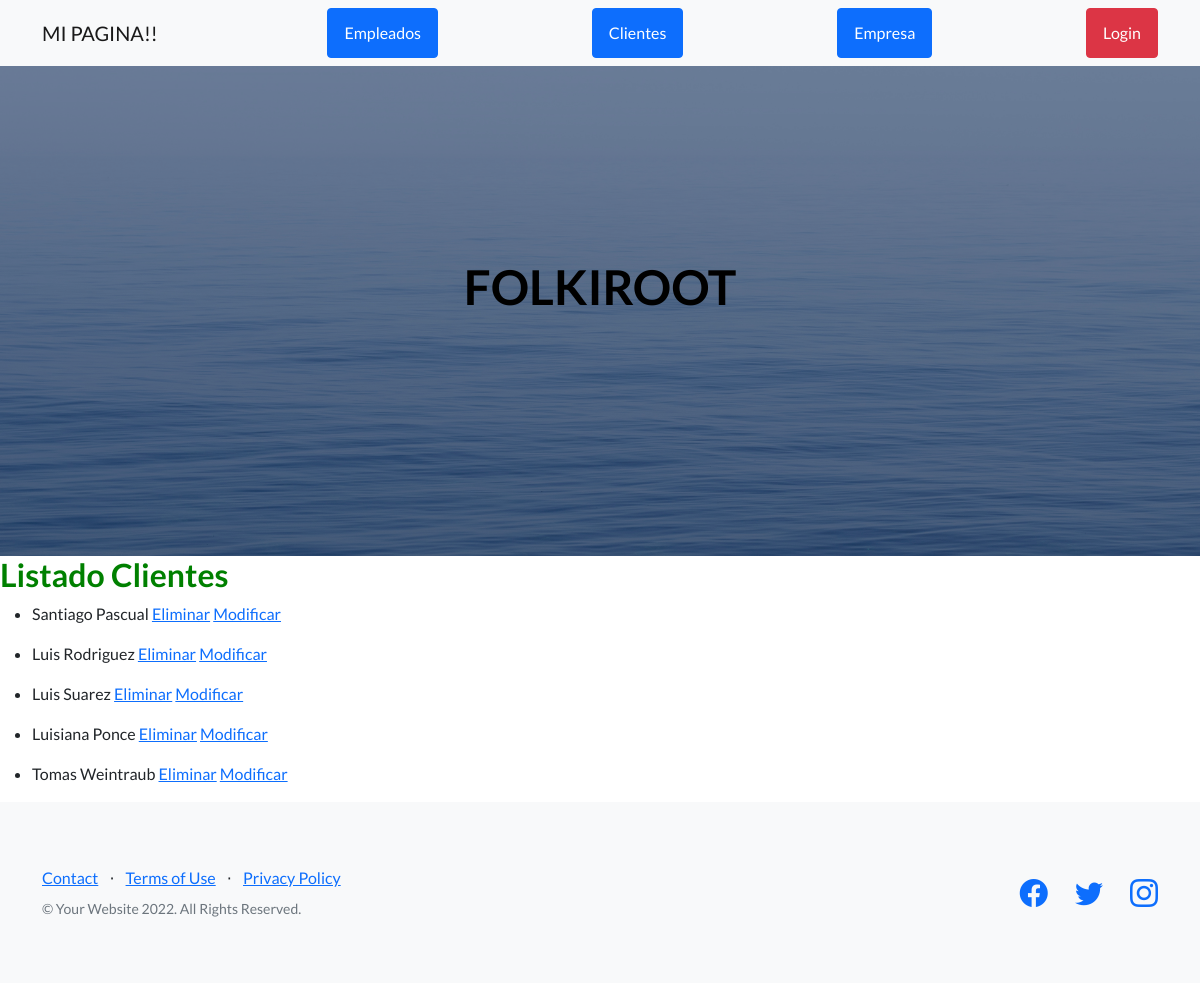
Page /AppProyecto/list_cliente/ on the committed database.
### AppProyecto/models.py (models this page shows)
class Cliente(models.Model):
    nombre = models.CharField(max_length=50)
    apellido = models.CharField(max_length=50)
    direccion = models.CharField(max_length=50)
    edad = models.IntegerField()
    def __str__(self):
        return self.nombre + " " + self.apellido

### AppProyecto/views.py (the view)
# urls.py: path("list_cliente/", ListCliente.as_view(), name="list_clientes"),
class ListCliente(ListView, LoginRequiredMixin):
    model = Cliente
    template_name = "AppProyecto/list_clientes.html"

### AppProyecto/templates/AppProyecto/list_clientes.html (shortened to what this page needs)
{% extends "AppProyecto/index.html" %}
{% block main %}
<h2 style="color: green;">Listado Clientes</h2>
{% for cliente in object_list %}
    <ul><li>
        {{ cliente }}
        <a href="{% url 'delete_clientes' cliente.id %}">Eliminar</a>
        <a href="{% url 'update_clientes' cliente.id %}">Modificar</a>
    </li></ul>
{% endfor %}
{% endblock %}

### rows in the picture
Cliente: nombre+apellido "Santiago Pascual"
Cliente: nombre+apellido "Luis Rodriguez"
Cliente: nombre+apellido "Luis Suarez"
Cliente: nombre+apellido "Luisiana Ponce"
Cliente: nombre+apellido "Tomas Weintraub"
